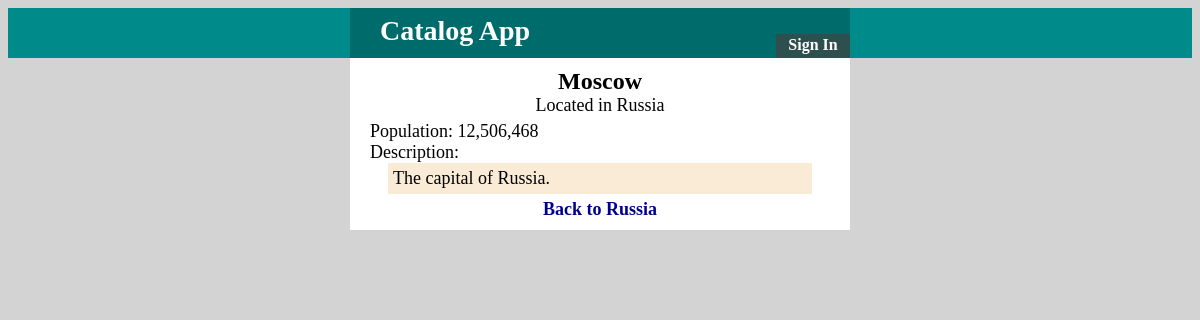
/city/11, run on the app's committed database.
### dbsetup.py (models this page shows, shortened)
class City(Base):
    __tablename__ = 'cities'
    id = Column(Integer, primary_key=True)
    name = Column(String(32), nullable=False)
    population = Column(Integer)
    description = Column(String)
    country_id = Column(Integer, ForeignKey('countries.id'))
    country = relationship(Country)
    user_id = Column(Integer, ForeignKey('user.id'))
    user = relationship(User)

class Country(Base):
    __tablename__ = 'countries'
    id = Column(Integer, primary_key=True)
    name = Column(String(32), nullable=False)
    user_id = Column(Integer, ForeignKey('user.id'))
    user = relationship(User)

### cities.py (the view)
@app.route('/city/<int:city_id>')
def cityOne(city_id):
    city = getCity(city_id)
    country = getCountry(city.country_id)
    return render_template('city.html', country=country, city=city,
                           format=format, loggedIn=loggedIn())

### cities.py (called while the page is built)
def getCountry(x):
    try:
        return session.query(Country).filter_by(id=x).one()
    except NoResultFound:
        return None

def getCity(x):
    try:
        return session.query(City).filter_by(id=x).one()
    except NoResultFound:
        return None

def loggedIn():
    return login_session.get('user_id')

### templates/city.html (shortened to what this page needs)
<html>
<head>
  <link rel=stylesheet type=text/css href="{{url_for('static', filename='style.css')}}">
</head>
<body>
<div class='header'>
  <div class='container'>
  <div class='header-title'>
    Catalog App
  </div>
  <div class='login'>
    {% if loggedIn %}
      <a href="{{url_for('gdisconnect')}}">Sign Out</a>
    {% else %}
      <a href="{{url_for('showLogin')}}">Sign In</a>
    {% endif %}
  </div>
</div>
</div>
<div class='wrapper'>
  <div class='title'>{{city.name}}</div>
  <div class='subtitle'>Located in {{country.name}}</div>
<div class='city'>
  Population: {{format(city.population, ',')}}</br>
  Description:</br>
  <div class='description'>
    {{city.description}}
  </div>
</div>
<div class='back'>
  <a href="{{url_for('countryOne', country_id=country.id)}}">Back to {{country.name}}</a>
</div>
</div>
</body>
</html>

### static/style.css (style rules this page uses)
html, body { margin 0; background-color: lightGray; font-family: "Georgia", serif; }
a { color: DarkBlue; font-weight: bold; text-decoration: none; }
.header { background-color: DarkCyan; width: 100%; height: 50px; }
.container { width: 500px; height: 50px; margin: auto; background-color: #006B6B; }
.header-title { float: left; font-weight: bold; font-size: 28px; color: White; padding: 7px 30px; }
.login { float: right; height: 20px; font-size: 16px; background-color: DarkSlateGray; width: 70px; margin: 26px 0px 0px 0px; padding: 2px; text-align: center; }
.login a { color: White; }
.wrapper { background-color: white; width: 460px; margin: auto; padding: 10px 20px; }
.title { font-size: 24px; text-align: center; font-weight: bold; color: black; float: bottom; padding: 0px 0px; }
.subtitle { font-size: 18px; text-align: center; }
.country, .city { font-size: 18px; margin: 5px 0px; }
.description { background-color: AntiqueWhite; margin: auto; padding: 5px; width: 90%; }
.back { font-size: 18px; text-align: center; }

### data on the page
City: name "Moscow", population "12,506,468", description "The capital of Russia."
Country: name "Russia"
